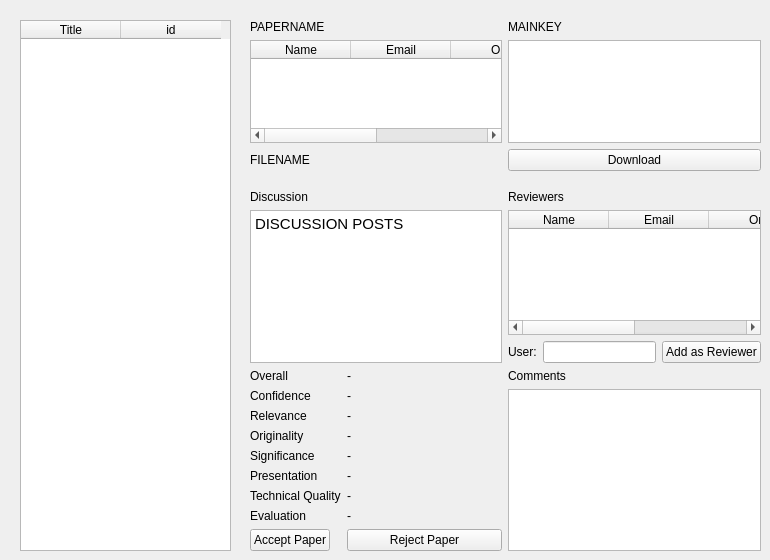
      <widget class="QWidget" name="papersTab">
       <attribute name="title">
        <string>Paper Management</string>
       </attribute>
       <widget class="QTableWidget" name="tableWidget">
        <property name="geometry">
         <rect>
          <x>20</x>
          <y>20</y>
          <width>211</width>
          <height>531</height>
         </rect>
        </property>
        <column>
         <property name="text">
          <string>Title</string>
         </property>
        </column>
        <column>
         <property name="text">
          <string notr="true">id</string>
         </property>
         <property name="toolTip">
          <string notr="true"/>
         </property>
        </column>
       </widget>
       <widget class="QWidget" name="gridLayoutWidget_6">
        <property name="geometry">
         <rect>
          <x>250</x>
          <y>20</y>
          <width>511</width>
          <height>151</height>
         </rect>
        </property>
        <layout class="QGridLayout" name="gridLayout_6">
         <item row="0" column="0">
          <widget class="QLabel" name="paperName_4">
           <property name="text">
            <string>PAPERNAME</string>
           </property>
          </widget>
         </item>
         <item row="2" column="0">
          <widget class="QLabel" name="fileName_3">
           <property name="text">
            <string>FILENAME</string>
           </property>
          </widget>
         </item>
         <item row="2" column="1">
          <widget class="QPushButton" name="download_3">
           <property name="text">
            <string>Download</string>
           </property>
          </widget>
         </item>
         <item row="0" column="1">
          <widget class="QLabel" name="mainKey_4">
           <property name="text">
            <string>MAINKEY</string>
           </property>
          </widget>
         </item>
         <item row="1" column="0">
          <widget class="QTableWidget" name="authorsTableMng">
           <column>
            <property name="text">
             <string>Name</string>
            </property>
           </column>
           <column>
            <property name="text">
             <string>Email</string>
            </property>
           </column>
           <column>
            <property name="text">
             <string>Org</string>
            </property>
           </column>
           <column>
            <property name="text">
             <string>Phone</string>
            </property>
           </column>
          </widget>
         </item>
         <item row="1" column="1">
          <widget class="QListWidget" name="paperKeyListMng"/>
         </item>
        </layout>
       </widget>
       <widget class="QWidget" name="verticalLayoutWidget_11">
        <property name="geometry">
         <rect>
          <x>250</x>
          <y>190</y>
          <width>511</width>
          <height>361</height>
         </rect>
        </property>
        <layout class="QVBoxLayout" name="verticalLayout_12">
         <item>
          <layout class="QGridLayout" name="gridLayout_7">
           <item row="0" column="0">
            <widget class="QLabel" name="discussionLabel_3">
             <property name="text">
              <string>Discussion</string>
             </property>
            </widget>
           </item>
           <item row="1" column="0">
            <widget class="QTextBrowser" name="discussionBody_3">
             <property name="html">
              <string>&lt;!DOCTYPE HTML PUBLIC &quot;-//W3C//DTD HTML 4.0//EN&quot; &quot;http://www.w3.org/TR/REC-html40/strict.dtd&quot;&gt;
&lt;html&gt;&lt;head&gt;&lt;meta name=&quot;qrichtext&quot; content=&quot;1&quot; /&gt;&lt;style type=&quot;text/css&quot;&gt;
p, li { white-space: pre-wrap; }
&lt;/style&gt;&lt;/head&gt;&lt;body style=&quot; font-family:'MS Shell Dlg 2'; font-size:8.25pt; font-weight:400; font-style:normal;&quot;&gt;
&lt;p style=&quot; margin-top:0px; margin-bottom:0px; margin-left:0px; margin-right:0px; -qt-block-indent:0; text-indent:0px;&quot;&gt;&lt;span style=&quot; font-family:'Ubuntu'; font-size:11pt;&quot;&gt;DISCUSSION POSTS&lt;/span&gt;&lt;/p&gt;&lt;/body&gt;&lt;/html&gt;</string>
             </property>
            </widget>
           </item>
           <item row="1" column="1">
            <layout class="QVBoxLayout" name="verticalLayout_5">
             <item>
              <widget class="QTableWidget" name="reviewersTable">
               <column>
                <property name="text">
                 <string>Name</string>
                </property>
               </column>
               <column>
                <property name="text">
                 <string>Email</string>
                </property>
               </column>
               <column>
                <property name="text">
                 <string>Org</string>
                </property>
               </column>
               <column>
                <property name="text">
                 <string>Phone</string>
                </property>
               </column>
              </widget>
             </item>
             <item>
              <layout class="QHBoxLayout" name="horizontalLayout_9">
               <item>
                <widget class="QLabel" name="label_5">
                 <property name="text">
                  <string>User:</string>
                 </property>
                </widget>
               </item>
               <item>
                <widget class="QLineEdit" name="toReview_2"/>
               </item>
               <item>
                <widget class="QPushButton" name="addAsReviewer_2">
                 <property name="text">
                  <string>Add as Reviewer</string>
                 </property>
                </widget>
               </item>
              </layout>
             </item>
            </layout>
           </item>
           <item row="0" column="1">
            <widget class="QLabel" name="label_6">
             <property name="text">
              <string>Reviewers</string>
             </property>
            </widget>
           </item>
           <item row="2" column="1">
            <layout class="QVBoxLayout" name="verticalLayout_13">
             <item>
              <widget class="QLabel" name="label_41">
               <property name="text">
                <string>Comments</string>
               </property>
              </widget>
             </item>
             <item>
              <widget class="QTextBrowser" name="commentsBrowser"/>
             </item>
            </layout>
           </item>
           <item row="2" column="0">
            <layout class="QFormLayout" name="formLayout">
             <property name="fieldGrowthPolicy">
              <enum>QFormLayout::AllNonFixedFieldsGrow</enum>
             </property>
             <item row="0" column="0">
              <widget class="QLabel" name="label_24">
               <property name="text">
                <string>Overall</string>
               </property>
              </widget>
             </item>
             <item row="0" column="1">
              <widget class="QLabel" name="overallScore">
               <property name="text">
                <string>-</string>
               </property>
              </widget>
             </item>
             <item row="1" column="0">
              <widget class="QLabel" name="label_27">
               <property name="text">
                <string>Confidence</string>
               </property>
              </widget>
             </item>
             <item row="1" column="1">
              <widget class="QLabel" name="confidenceScore">
               <property name="text">
                <string>-</string>
               </property>
              </widget>
             </item>
             <item row="2" column="0">
              <widget class="QLabel" name="label_29">
               <property name="text">
                <string>Relevance</string>
               </property>
              </widget>
             </item>
             <item row="2" column="1">
              <widget class="QLabel" name="relevanceScore">
               <property name="text">
                <string>-</string>
               </property>
              </widget>
             </item>
             <item row="3" column="0">
              <widget class="QLabel" name="label_31">
               <property name="text">
                <string>Originality</string>
               </property>
              </widget>
             </item>
             <item row="3" column="1">
              <widget class="QLabel" name="originalityScore">
               <property name="text">
                <string>-</string>
               </property>
              </widget>
             </item>
             <item row="4" column="0">
              <widget class="QLabel" name="label_33">
               <property name="text">
                <string>Significance</string>
               </property>
              </widget>
             </item>
             <item row="4" column="1">
              <widget class="QLabel" name="significanceScore">
               <property name="text">
                <string>-</string>
               </property>
              </widget>
             </item>
             <item row="5" column="0">
              <widget class="QLabel" name="label_35">
               <property name="text">
                <string>Presentation</string>
               </property>
              </widget>
             </item>
             <item row="5" column="1">
              <widget class="QLabel" name="presentationScore">
               <property name="text">
                <string>-</string>
               </property>
              </widget>
             </item>
             <item row="6" column="0">
              <widget class="QLabel" name="label_37">
               <property name="text">
                <string>Technical Quality</string>
               </property>
              </widget>
             </item>
             <item row="6" column="1">
              <widget class="QLabel" name="techqualScore">
               <property name="text">
                <string>-</string>
               </property>
              </widget>
             </item>
             <item row="7" column="0">
              <widget class="QLabel" name="label_39">
               <property name="text">
                <string>Evaluation</string>
               </property>
              </widget>
             </item>
             <item row="7" column="1">
              <widget class="QLabel" name="evaluationScore">
               <property name="text">
                <string>-</string>
               </property>
              </widget>
             </item>
             <item row="8" column="0">
              <widget class="QPushButton" name="acceptPaper">
               <property name="text">
                <string>Accept Paper</string>
               </property>
              </widget>
             </item>
             <item row="8" column="1">
              <widget class="QPushButton" name="rejectPaper">
               <property name="text">
                <string>Reject Paper</string>
               </property>
              </widget>
             </item>
            </layout>
           </item>
          </layout>
         </item>
        </layout>
       </widget>
      </widget>
